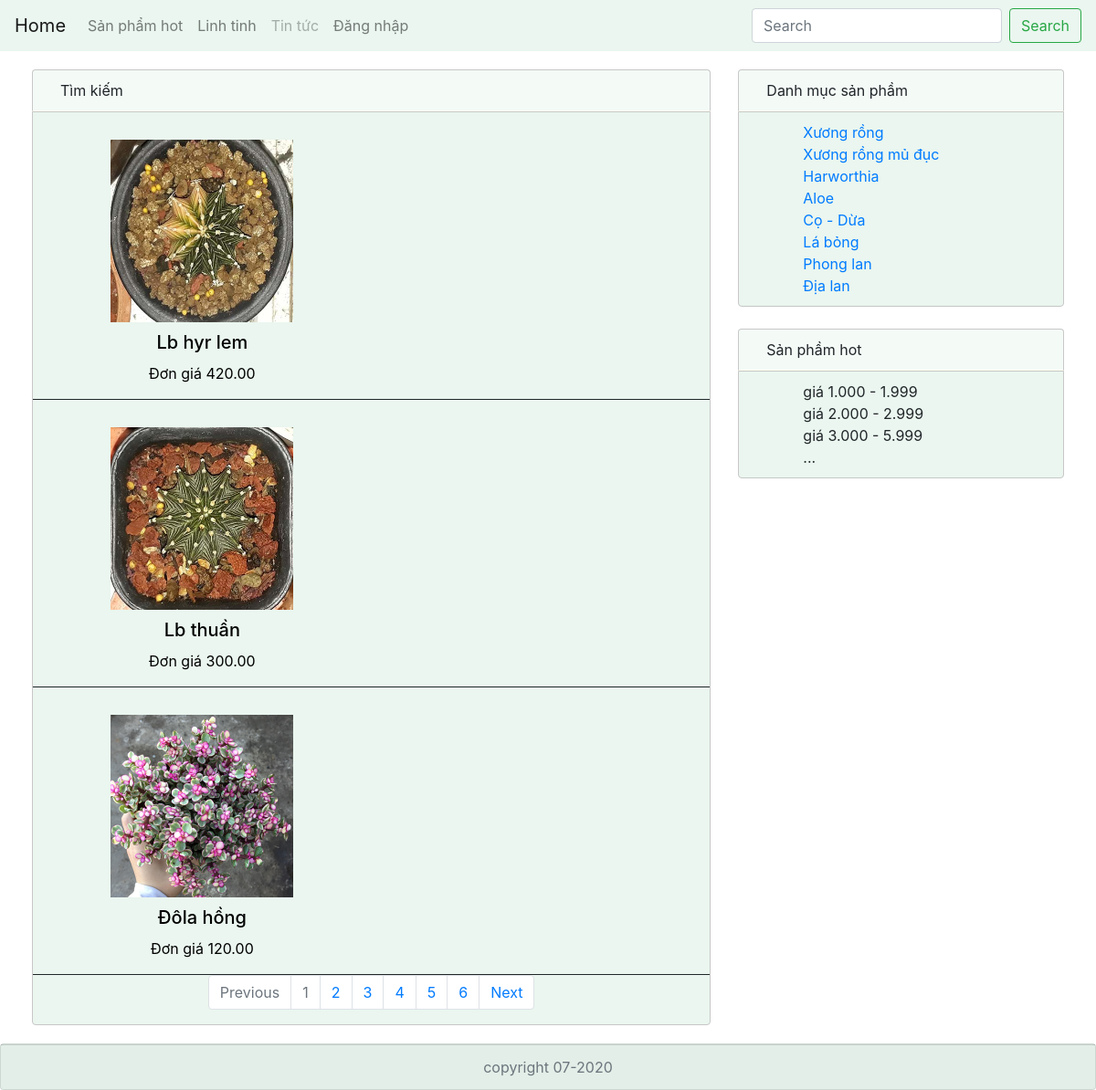
Page /timkiem.php on the committed database.
### tables this page shows
CREATE TABLE `t_sanpham` (
  `SanPhamID` int(11) NOT NULL,
  `LoaiID` int(11) NOT NULL,
  `TenSanPham` varchar(100) NOT NULL,
  `Hinh` varchar(50) NOT NULL,
  `MotaSanPham_1` varchar(50) NOT NULL,
  `MotaSanpham_2` varchar(50) NOT NULL,
  `GiaSanPham` decimal(10,2) NOT NULL,
  `GiamGiaSanPham` int(11) NOT NULL,
  `SanPhamHOT` int(11) NOT NULL
);

CREATE TABLE `t_loaisp` (
  `LoaiID` int(11) NOT NULL,
  `TenLoai` varchar(100) NOT NULL,
  `idXT` int(11) NOT NULL
);

### timkiem.php (the view, shortened to what this page needs)
<?php
          include('include/top.php');
      ?>
        <?php
        $tukhoa='';
        $sotintren1trang = 3;
        $sql="SELECT * from t_sanpham where TenSanPham like '%$tukhoa%'";
        $sql_sp=$db->query($sql);
        $tong=$sql_sp->num_rows;
        $soluongtrang = 1;
          if($tong > $sotintren1trang){
        $soluongtrang=ceil($tong/$sotintren1trang);
          }
          if (isset($_GET['page'])) {
            $tranghh=$_GET['page'];
          }else {
          $tranghh= 1;
          }
          $tinbatdau=($tranghh-1)*$sotintren1trang;
          $sql="SELECT * from t_sanpham where TenSanPham like '%$tukhoa%' order by SanPhamID desc limit $tinbatdau,$sotintren1trang";
          $sp=$db->query($sql);
          ?>
        <div class="content-left col-md-8">
          <div class="content-header">
            <p class="text-content-header">Tìm kiếm</p>
          </div>
          <div class="content-body">
          <?php
                $rows_loaisp=$sp->num_rows;
                  for ($i=0; $i <$rows_loaisp; $i++) {
                    $row_loaisp=$sp->fetch_assoc();
            ?>
            <div class="container-list-product col-sm-12 col-md-12">
              <div class="row">
                <div class="row-pro col-sm-6 col-md-6">
                  <a href="./detail-product.php">
                    <img class="css-img" src="./img/<?php echo $row_loaisp['Hinh'];?>"/>
                  </a>
                  <a href="./detail-product.php?idt=<?php echo $row_loaisp['SanPhamID']; ?>&idn=<?php echo $row_loaisp['LoaiID']; ?>">
                    <h5 class="text-product"><?php echo $row_loaisp['TenSanPham'];?></h5>
                  </a>
                  <p class="text-product"><?php echo "Đơn giá ".$row_loaisp['GiaSanPham'];?></p>
                </div>
                </div>
              </div>
            <?php
               }
            ?>
            <nav aria-label="Page navigation example">
             <ul class="pagination justify-content-center">
                  <?php
                    if ($tranghh>1) {
                      $prev=$tranghh-1;
                      $st='<li class="page-item "><a class="page-link" href="';
                      $st=$st.'timkiem.php?timkiem2='.$tukhoa.'&page='.$prev;
                      $st=$st.'"tabindex="-1" aria-disabled="true">Previous</a></li>';
                      echo $st;
                    }else {
                $st='<li class="page-item disabled"><a class="page-link" href="#" tabindex="-1" aria-disabled="true">Previous</a></li>';
                echo $st;
                    }
                ?>
                <?php
                    for ($i=1; $i <=$soluongtrang ; $i++) {
                      if ($i==$tranghh) {
                        $st='<li class="page-item disabled"><a class="page-link" href="';
                        $st=$st.'timkiem.php?timkiem2='.$tukhoa.'&page='.$i;
                        $st=$st.'">'.$i.'</a></li>';
                        echo $st;
                      }else {
                      $st= '<li class="page-item"><a class="page-link" href="';
                      $st =$st.'timkiem.php?timkiem2='.$tukhoa.'&page='.$i;
                      $st=$st.'">'.$i.'</a></li>';
                      echo $st;
                    }
                  }
                ?>
                <?php
                    if($tranghh!=$soluongtrang){
                      $next=$tranghh+1;
                      $st='<li class="page-item "><a class="page-link" href="';
                      $st=$st.'timkiem.php?timkiem2='.$tukhoa.'&page='.$next;
                      $st=$st.'">Next</a>';
                      echo $st;
                    }
                    else{
                      $st='<li class="page-item disabled"><a class="page-link" href="#">Next</a></li>';
                      echo $st;
                    }
                ?>
              </ul>
            </nav>
          </div>
        </div>
      <?php
          include('include/right.php');
          include('include/foot.php');
      ?>

### include/right.php (shortened to what this page needs)
<?php
$sql="select * from t_loaisp";
$sql_loaisp=$db->query($sql);
?>
        <div class="content-right col-md-4">
          <div class="content-header">
            <p class="text-content-header">Danh mục sản phầm</p>
          </div>
          <div class="content-body">
            <ul class="text-content-body">
            <?php $rows_loaisp=$sql_loaisp->num_rows;
                for ($i=0; $i <$rows_loaisp ; $i++) {
                  $row_loaisp=$sql_loaisp->fetch_assoc();
              ?>
              <li>
              <a href="01.php?idn=<?php echo $row_loaisp['LoaiID'] ?>"><?php echo $row_loaisp['TenLoai'];?></a>
              </li>
            <?php
                }
            ?>
            </ul>
          </div>
          <br />
          <div class="content-header">
            <p class="text-content-header">Sản phầm hot</p>
          </div>
          <div class="content-body">
            <ul class="text-content-body">
              <li>giá 1.000 - 1.999</li>
              <li>giá 2.000 - 2.999</li>
              <li>giá 3.000 - 5.999</li>
              <li>...</li>
            </ul>
          </div>
        </div>

### css/test.css (style rules this page uses)
a { text-decoration: none; }
.content-header { border: solid 1px rgba(199, 199, 199, 1); border-bottom-color: ivory; border-radius: 4px 4px 0 0; background-color: rgba(53, 168, 99, 0.05); }
.content-body { border: solid 1px rgba(199, 199, 199, 1); border-radius: 0px 0px 4px 4px; background-color: rgba(53, 168, 99, 0.1); }
.text-content-header { margin: 10px; margin-left: 30px; }
.text-content-body { margin: 10px; margin-left: 30px; list-style-type: none; }
.container-list-product { margin-top: 30px; border: 0 1px 0 0; border-bottom: solid; border-width: 0.5px; }
.css-img { height: 200px; width: 200px; display: block; margin: auto; }
.text-product { text-align: center; margin-top: 10px; color: black; }

### rows in the picture
t_sanpham: Hinh (picture), TenSanPham "Lb hyr lem", GiaSanPham "420.00"
t_sanpham: Hinh (picture), TenSanPham "Lb thuần", GiaSanPham "300.00"
t_sanpham: Hinh (picture), TenSanPham "Đôla hồng", GiaSanPham "120.00"
t_loaisp: TenLoai "Xương rồng"
t_loaisp: TenLoai "Xương rồng mủ đục"
t_loaisp: TenLoai "Harworthia"
t_loaisp: TenLoai "Aloe"
t_loaisp: TenLoai "Cọ - Dừa"
t_loaisp: TenLoai "Lá bỏng"
t_loaisp: TenLoai "Phong lan"
t_loaisp: TenLoai "Địa lan"
